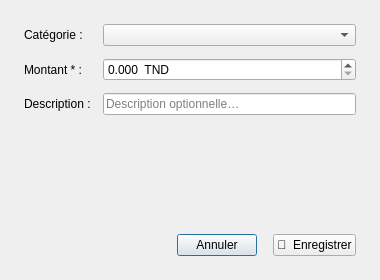
<?xml version='1.0' encoding='UTF-8'?>
<ui version="4.0">
 <class>ExpenseDialog</class>
 <widget class="QDialog" name="ExpenseDialog">
  <property name="geometry"><rect><x>0</x><y>0</y><width>380</width><height>280</height></rect></property>
  <property name="windowTitle"><string>Nouvelle dépense</string></property>
  <property name="minimumWidth"><number>380</number></property>
  <property name="maximumWidth"><number>380</number></property>
  <layout class="QVBoxLayout" name="rootLayout">
   <property name="leftMargin"><number>24</number></property><property name="topMargin"><number>24</number></property>
   <property name="rightMargin"><number>24</number></property><property name="bottomMargin"><number>24</number></property>
   <property name="spacing"><number>16</number></property>
   <item>
    <layout class="QFormLayout" name="formLayout">
     <property name="spacing"><number>12</number></property>
     <item row="0" column="0"><widget class="QLabel" name="lblCategory"><property name="text"><string>Catégorie :</string></property></widget></item>
     <item row="0" column="1">
      <widget class="QComboBox" name="category">
       <property name="minimumHeight"><number>42</number></property>
      </widget>
     </item>
     <item row="1" column="0"><widget class="QLabel" name="lblAmount"><property name="text"><string>Montant * :</string></property></widget></item>
     <item row="1" column="1">
      <widget class="PriceSpinBox" name="amount">
       <property name="minimumHeight"><number>42</number></property>
       <property name="maximum"><double>999999.000000000000000</double></property>
       <property name="decimals"><number>3</number></property>
       <property name="suffix"><string>  TND</string></property>
      </widget>
     </item>
     <item row="2" column="0"><widget class="QLabel" name="lblDesc"><property name="text"><string>Description :</string></property></widget></item>
     <item row="2" column="1">
      <widget class="QLineEdit" name="desc">
       <property name="minimumHeight"><number>42</number></property>
       <property name="placeholderText"><string>Description optionnelle…</string></property>
      </widget>
     </item>
    </layout>
   </item>
   <item>
    <layout class="QHBoxLayout" name="btnRow">
     <item><spacer><property name="orientation"><enum>Qt::Horizontal</enum></property><property name="sizeHint" stdset="0"><size><width>40</width><height>20</height></size></property></spacer></item>
     <item>
      <widget class="QPushButton" name="btnCancel">
       <property name="text"><string>Annuler</string></property>
       <property name="cssClass" stdset="0"><string>btnSecondary</string></property>
      </widget>
     </item>
     <item>
      <widget class="QPushButton" name="btnSave">
       <property name="text"><string>💾  Enregistrer</string></property>
      </widget>
     </item>
    </layout>
   </item>
  </layout>
 </widget>
 <customwidgets>
  <customwidget>
   <class>PriceSpinBox</class>
   <extends>QDoubleSpinBox</extends>
   <header>app/views/widgets/price_input.h</header>
  </customwidget>
 </customwidgets>
 <resources /><connections />
</ui>
